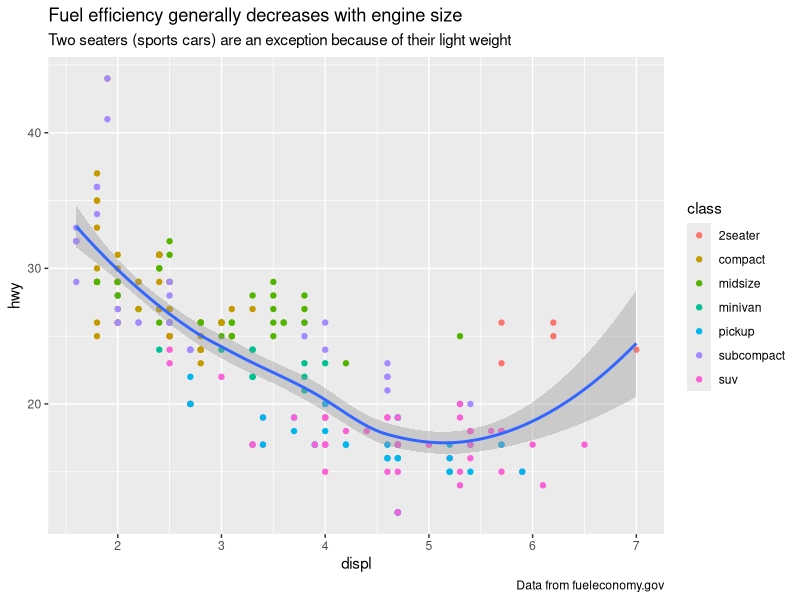
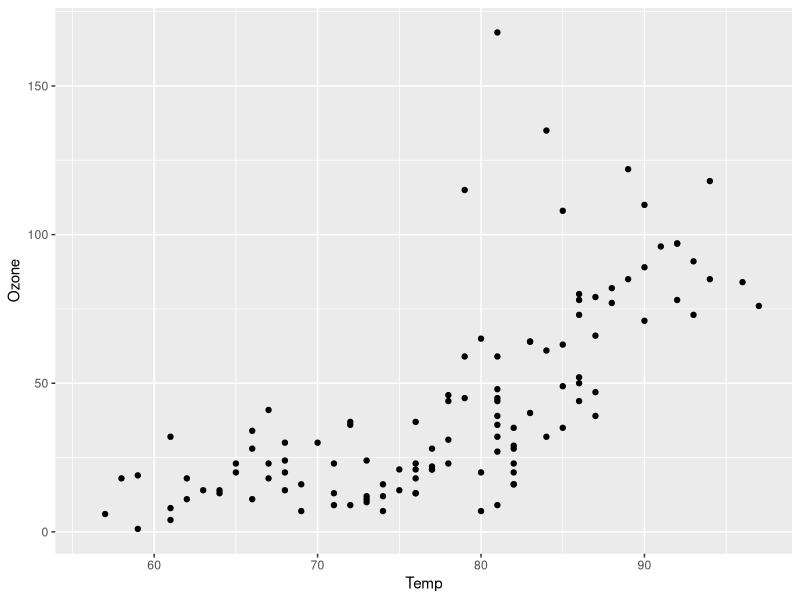
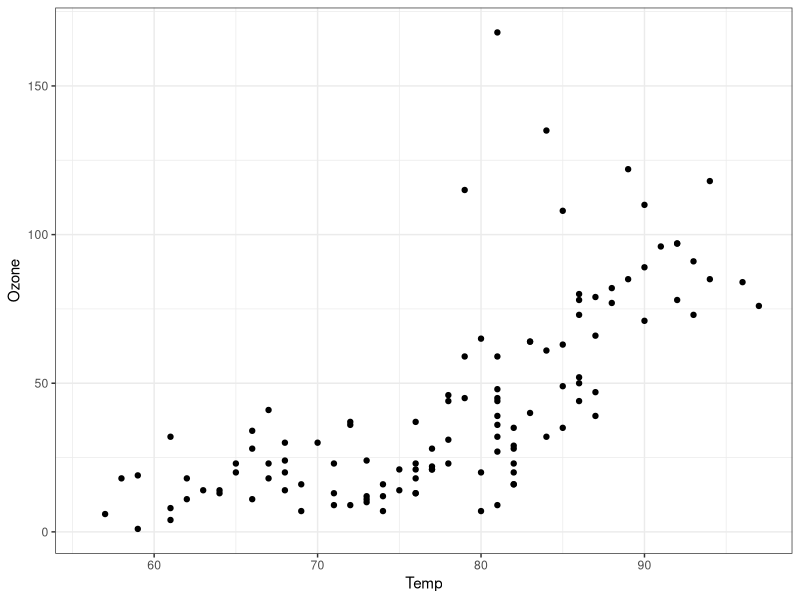
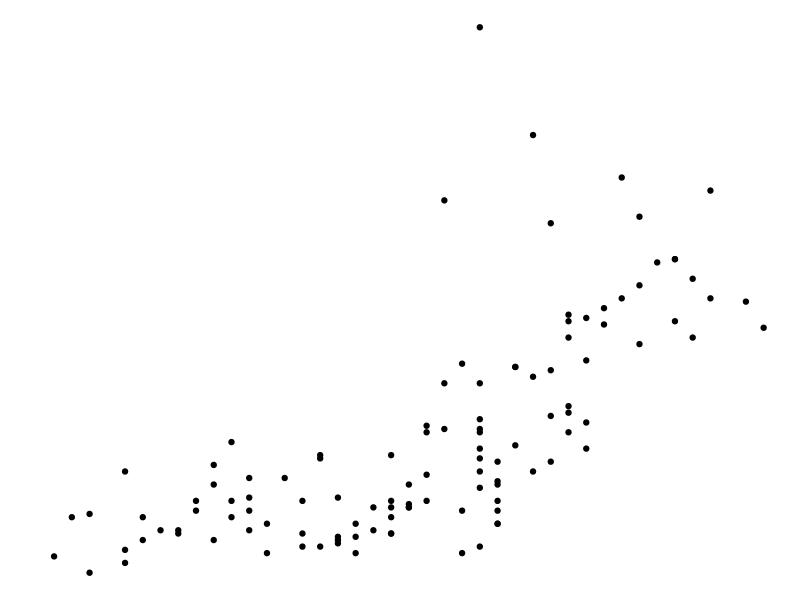
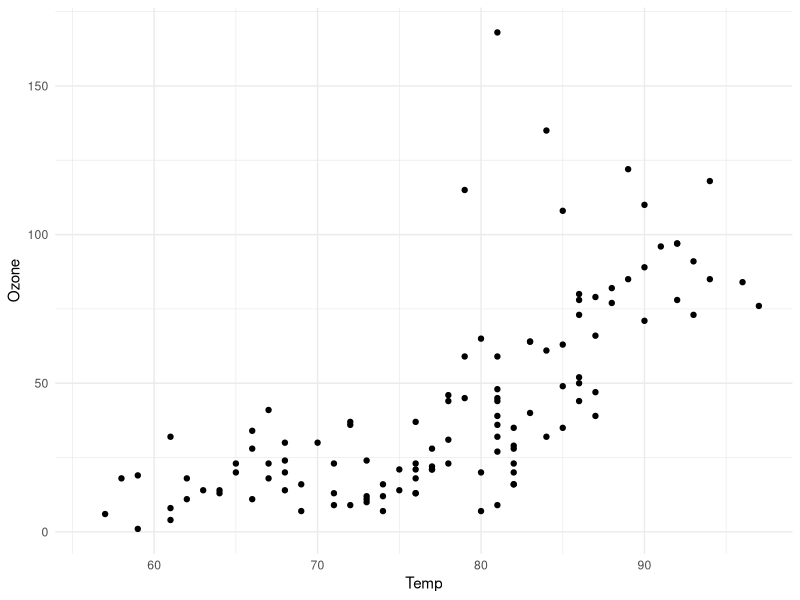
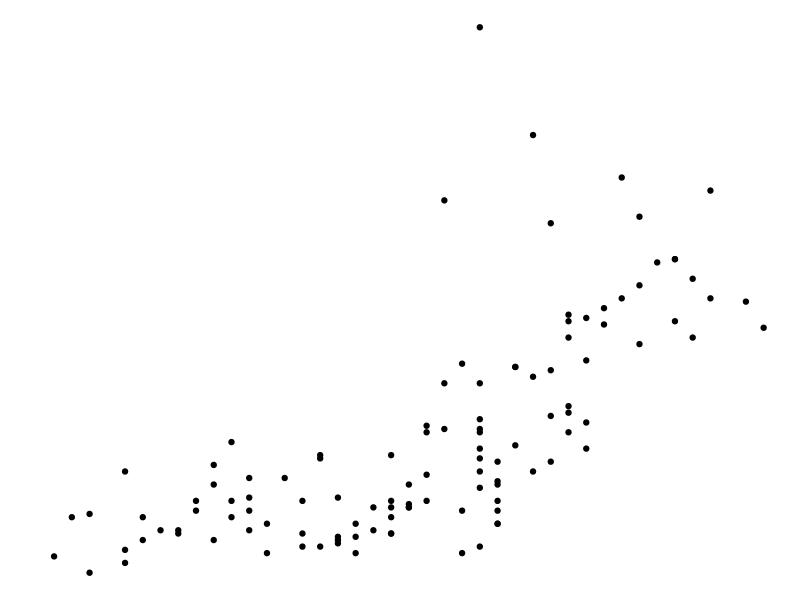
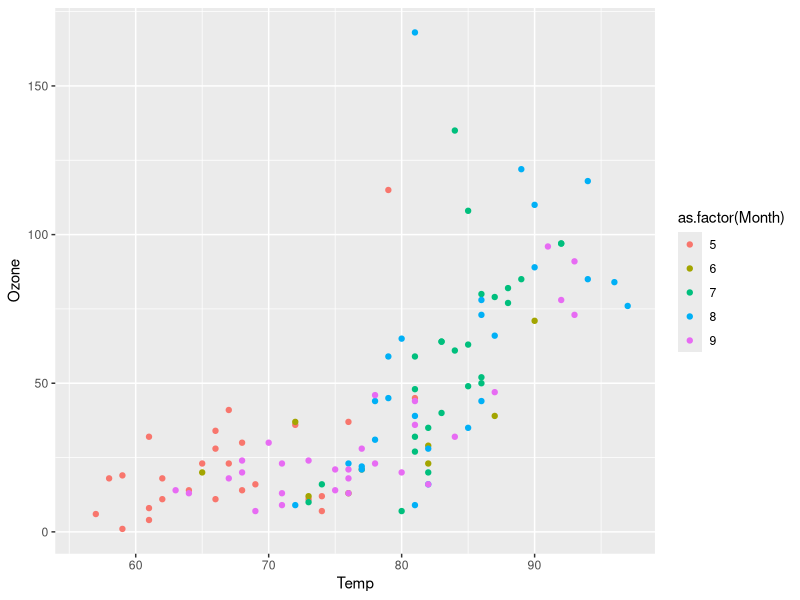
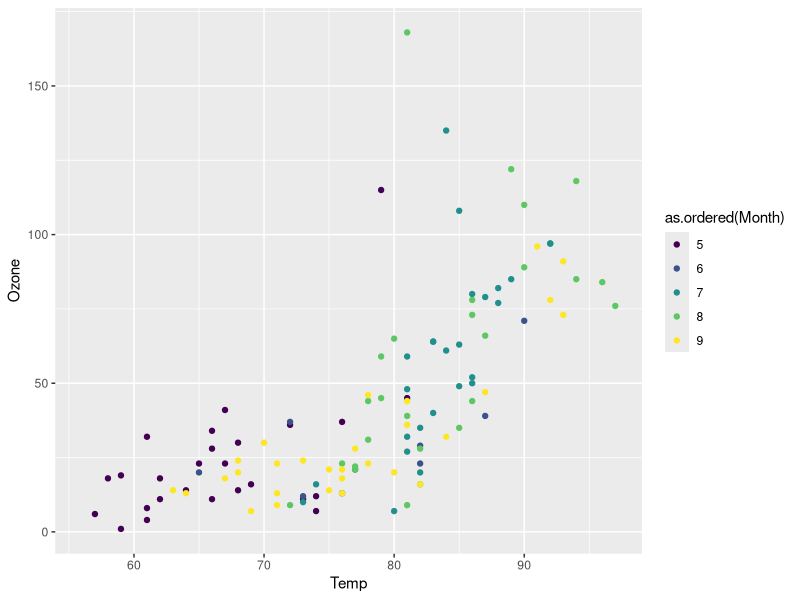

Generate these figures, in order, with R:
## ---- chunk 1
library(ggplot2)
library(magrittr)
options(
  ggplot2.continuous.colour = "viridis",
  ggplot2.continuous.fill = "viridis"
)
## ---- chunk 2
ggplot(mpg, aes(displ, hwy)) +
  geom_point(aes(color = class)) +
  geom_smooth(se = TRUE, method = "loess") +
  labs(
    title = "Fuel efficiency generally decreases with engine size",
    subtitle = "Two seaters (sports cars) are an exception because of their light weight",
    caption = "Data from fueleconomy.gov"
  )
## ---- chunk 3
ls("package:ggplot2", pattern = "^geom_")
## ---- chunk 4
ggplot(airquality, aes(x = Temp, y = Ozone)) + geom_point()
## ---- chunk 5
ls("package:ggplot2", pattern = "^theme_")
## ---- chunk 6
ggplot(airquality, aes(x = Temp, y = Ozone)) + geom_point() + theme_bw()
ggplot(airquality, aes(x = Temp, y = Ozone)) + geom_point() + theme_void()
ggplot(airquality, aes(x = Temp, y = Ozone)) + geom_point() + theme_minimal()
ggplot(airquality, aes(x = Temp, y = Ozone)) + geom_point() + theme_void()
## ---- chunk 7
ls("package:ggplot2", pattern = "^scale_(color|fill)_")
## ---- chunk 8
ggplot(airquality, aes(x = Temp, y = Ozone, color = as.factor(Month))) +
  geom_point(na.rm = TRUE)
ggplot(airquality, aes(x = Temp, y = Ozone, color = as.ordered(Month))) +
  geom_point(na.rm = TRUE)
## ---- chunk 9
ls("package:ggplot2", pattern = "^scale_(x|y)_")
## ---- chunk 10
range(airquality$Temp, na.rm = TRUE)
range(airquality$Ozone, na.rm = TRUE)
ggplot(airquality, aes(x = Temp, y = Ozone)) + 
  geom_point(na.rm = TRUE) +
  scale_x_continuous(breaks = seq(50, 100, 5)) +
  scale_y_continuous(breaks = seq(0, 200, 20))
## ---- chunk 11
ls("package:ggplot2", pattern = "^annotation_")
## ---- chunk 12
ggplot(airquality, aes(x = Temp, y = Ozone)) + 
  geom_point(na.rm = TRUE)
## ---- chunk 13
ggplot(airquality, aes(x = Temp, y = Ozone)) + 
  geom_point(na.rm = TRUE) +
  labs(title = substitute(paste(d *
    bolditalic(x)[italic(t)] == alpha * (theta - bolditalic(x)[italic(t)]) *
    d * italic(t) + lambda * d * italic(B)[italic(t)]), list(lambda = 4)))
## ---- chunk 14
ggplot(airquality) + 
  geom_point(aes(x = Temp, y = Ozone), na.rm = TRUE) + 
  facet_wrap(~ as.ordered(Month))
ggplot(airquality) + 
  geom_point(aes(x = Temp, y = Ozone), na.rm = TRUE) + 
  facet_wrap(~ as.ordered(Month), nrow = 1)
## ---- chunk 15
ls("package:ggplot2", pattern = "^coord_")
## ---- chunk 16
data(diamonds)
str(diamonds)
## ---- chunk 17
ggplot(diamonds, aes(x = carat))
ggplot(diamonds, aes(x = carat, y = price))
ggplot(diamonds, aes(x = carat, color = cut))
ggplot(diamonds, aes(x = carat), color = "steelblue")
## ---- chunk 18
sub_diamonds <- diamonds[sample(1:nrow(diamonds), 1000), ]
ggplot(sub_diamonds, aes(x = carat, y = price)) +
  geom_point()
## ---- chunk 19
ggplot(sub_diamonds, aes(x = carat, y = price)) +
  geom_point(color = "steelblue")
## ---- chunk 20
ggplot(sub_diamonds, aes(x = carat, y = price)) +
  geom_point(color = "steelblue") +
  scale_y_continuous(
    labels = scales::unit_format(unit = "k", scale = 1e-3),
    breaks = seq(0, 20000, 4000)
  )
## ---- chunk 21
ggplot(sub_diamonds, aes(x = carat, y = price, color = cut)) +
  geom_point()
## ---- chunk 22
ggplot(sub_diamonds, aes(x = carat, y = price, group = cut)) +
  geom_point()
## ---- chunk 23
ggplot(sub_diamonds, aes(x = carat, y = price)) +
  geom_point() +
  geom_smooth(method = "lm")
ggplot(sub_diamonds, aes(x = carat, y = price, group = cut)) +
  geom_point() +
  geom_smooth(method = "lm")
## ---- chunk 24
ggplot(sub_diamonds, aes(x = carat, y = price, group = cut)) +
  geom_point() +
  geom_smooth(method = "loess")
## ---- chunk 25
ggplot(sub_diamonds, aes(x = carat, y = price, group = cut)) +
  geom_point() +
  geom_smooth(method = "gam", formula = y ~ s(x, bs = "cs"))
## ---- chunk 26
ggplot(sub_diamonds, aes(x = carat, y = price, group = cut)) +
  geom_point() +
  geom_smooth(method = "gam", formula = y ~ s(x, bs = "cs")) +
  facet_grid(~cut)
ggplot(sub_diamonds, aes(x = carat, y = price, group = cut, color = cut)) +
  geom_point() +
  geom_smooth(method = "gam", formula = y ~ s(x, bs = "cs"))
## ---- chunk 27
ggplot(sub_diamonds, aes(x = carat, y = price)) +
  geom_point() +
  facet_grid(~cut)
## ---- chunk 28
ggplot(sub_diamonds, aes(x = carat, y = price)) +
  geom_point(color = "steelblue") +
  facet_grid(~cut)
## ---- chunk 29
ggplot(sub_diamonds, aes(x = carat, y = price, color = cut)) +
  geom_point() +
  facet_grid(~cut)
## ---- chunk 30
ggplot(sub_diamonds, aes(x = carat, y = price, color = cut)) +
  geom_point(show.legend = FALSE) +
  facet_grid(~cut)
## ---- chunk 31
data(Wheat2, package = "nlme") # Wheat Yield Trials
library(colorspace)
ggplot(Wheat2, aes(longitude, latitude)) +
  geom_point(aes(size = yield, colour = Block)) +
  scale_color_discrete_sequential(palette = "Viridis") +
  scale_x_continuous(breaks = seq(0, 30, 5)) +
  scale_y_continuous(breaks = seq(0, 50, 10))
## ---- chunk 32
ggplot(mtcars, aes(x = hp, y = mpg, color = factor(am))) +
  geom_point()
## ---- chunk 33
dat <- as.data.frame(cbind(rep(1948 + seq(12), each = 12), rep(seq(12), 12), AirPassengers))
colnames(dat) <- c("year", "month", "passengers")

ggplot(data = dat, aes(x = as.factor(year), y = as.factor(month))) +
  stat_sum(aes(size = passengers), colour = "lightblue") +
  scale_size(range = c(1, 10), breaks = seq(100, 650, 50)) +
  labs(x = "Year", y = "Month", colour = "Passengers") +
  theme_minimal()
## ---- chunk 34
data("PlantGrowth")
str(PlantGrowth)
## ---- chunk 35
ggplot(data = PlantGrowth, aes(x = group, y = weight)) + geom_boxplot()
## ---- chunk 36
ggplot(data = PlantGrowth, aes(x = group, y = weight, shape = group)) + geom_jitter()
ggplot(data = PlantGrowth, aes(x = group, y = weight, color = group)) + geom_jitter()
## ---- chunk 37
boxplot(weight ~ group,
  data = PlantGrowth,
  ylab = "Dried weight of plants", col = "lightgray",
  notch = FALSE, varwidth = TRUE
)
## ---- chunk 38
ggplot(diamonds, aes(x = color, y = price, color = cut)) +
  geom_boxplot(show.legend = FALSE) +
  facet_grid(~cut)
## ---- chunk 39
ggplot(diamonds, aes(x = color, y = price, color = cut)) +
  geom_boxplot(show.legend = FALSE) +
  facet_grid(clarity ~ cut)
## ---- chunk 40
ggplot(diamonds, aes(x = cut, y = price, color = cut)) +
  geom_boxplot(show.legend = FALSE) +
  facet_grid(clarity ~ color)
ggplot(diamonds, aes(x = cut, y = price, color = color)) +
  geom_boxplot(show.legend = FALSE) +
  facet_grid(clarity ~ color)
## ---- chunk 41
# 需要映射数据框的两个变量，相当于自己先计算了每类的数量
with(diamonds, table(cut))
cut_df <- as.data.frame(table(diamonds$cut))
ggplot(cut_df, aes(x = Var1, y = Freq)) + geom_bar(stat = "identity")
## ---- chunk 42
ggplot(diamonds, aes(x = cut)) + geom_bar()
## ---- chunk 43
ggplot(diamonds, aes(x = cut)) + geom_bar(stat = "count")
ggplot(diamonds, aes(x = cut, y = ..count..)) + geom_bar()
ggplot(diamonds, aes(x = cut, y = stat(count))) + geom_bar()
## ---- chunk 44
ggplot(diamonds, aes(x = cut, fill = clarity)) + geom_bar()
## ---- chunk 45
ggplot(diamonds, aes(x = color, fill = clarity)) +
  geom_bar() +
  facet_grid(~cut)
## ---- chunk 46
with(diamonds, table(cut, color))
## ---- chunk 47
ggplot(diamonds, aes(x = color, fill = clarity)) +
  geom_bar(position = "fill") +
  facet_grid(~cut)
## ---- chunk 48
ggplot(diamonds, aes(x = color, fill = clarity)) +
  geom_bar(position = "dodge")
## ---- chunk 49
ggplot(diamonds, aes(x = color, fill = clarity)) +
  geom_bar(position = "dodge") +
  facet_grid(rows = vars(cut))
## ---- chunk 50
with(diamonds, table(color, clarity, cut))
## ---- chunk 51
ggplot(economics, aes(date, unemploy)) + geom_line()
## ---- chunk 52
ggplot(diamonds, aes(price)) + geom_histogram(bins = 30)
## ---- chunk 53
ggplot(diamonds, aes(x = price, fill = cut)) + geom_histogram(bins = 30)
## ---- chunk 54
par(mar = c(2.1, 2.1, 1.5, 0.5))
plot(c(50, 350), c(0, 10),
  type = "n", font.main = 1,
  xlab = "", ylab = "", frame.plot = FALSE, axes = FALSE,
  # xlab = "hp", ylab = "Frequency",
  main = paste("Histogram with Base R", paste(rep(" ", 60), collapse = ""))
)
axis(
  side = 1, at = seq(50, 350, 50), labels = seq(50, 350, 50),
  tick = FALSE, las = 1, padj = 0, mgp = c(3, 0.1, 0)
)
axis(
  side = 2, at = seq(0, 10, 2), labels = seq(0, 10, 2),
  # col = "white", 坐标轴的颜色
  # col.ticks 刻度线的颜色
  tick = FALSE, # 取消刻度线
  las = 1, # 水平方向
  hadj = 1, # 右侧对齐
  mgp = c(3, 0.1, 0) # 纵轴边距线设置为 0.1
)
abline(h = seq(0, 10, 2), v = seq(50, 350, 50), col = "gray90", lty = "solid")
abline(h = seq(1, 9, 2), v = seq(75, 325, 50), col = "gray95", lty = "solid")
hist(mtcars$hp,
  col = "#56B4E9", border = "white",
  freq = TRUE, add = TRUE
  # labels = TRUE, axes = TRUE, ylim = c(0, 10.5),
  # xlab = "hp",main = "Histogram with Base R"
)
mtext("hp", 1, line = 1.0)
mtext("Frequency", 2, line = 1.0)

ggplot(mtcars) +
  geom_histogram(aes(x = hp), fill = "#56B4E9", color = "white", breaks = seq(50, 350, 50)) +
  scale_x_continuous(breaks = seq(50, 350, 50)) +
  scale_y_continuous(breaks = seq(0, 12, 2)) +
  labs(x = "hp", y = "Frequency", title = "Histogram with Ggplot2") +
  theme_minimal(base_size = 12)
## ---- chunk 55
ggplot(diamonds, aes(x = cut, y = price)) + geom_boxplot()
ggplot(diamonds, aes(x = cut, y = price)) + geom_violin()
## ---- chunk 56
ggplot(mpg, aes(class, cty)) +
  geom_violin() +
  labs(
    title = "Violin plot",
    subtitle = "City Mileage vs Class of vehicle",
    caption = "Source: mpg",
    x = "Class of Vehicle",
    y = "City Mileage"
  )
## ---- chunk 57
ggplot(mpg, aes(x = class, y = hwy, color = class)) +
  ggbeeswarm::geom_quasirandom()
## ---- chunk 58
ggplot(mpg, aes(x = class, y = hwy, color = class)) + geom_jitter()
## ---- chunk 59
ggplot(iris, aes(x = Species, y = Sepal.Length)) +
  geom_point(aes(fill = Species), size = 5, shape = 21, colour = "grey20") +
  # geom_boxplot(outlier.colour = NA, fill = NA, colour = "grey20") +
  labs(title = "Not Jittered")

ggplot(iris, aes(x = Species, y = Sepal.Length)) +
  geom_point(aes(fill = Species),
    size = 5, shape = 21, colour = "grey20",
    position = position_jitter(width = 0.2, height = 0.1)
  ) +
  # geom_boxplot(outlier.colour = NA, fill = NA, colour = "grey20") +
  labs(title = "Jittered")
## ---- chunk 60
ggplot(sub_diamonds, aes(x = cut, y = price)) + geom_jitter()
## ---- chunk 61
ggplot(sub_diamonds, aes(x = color, y = price, color = color)) +
  geom_jitter() +
  facet_grid(clarity ~ cut)
## ---- chunk 62
ggplot(diamonds, aes(x = color, y = price, color = color)) +
  geom_boxplot() +
  facet_grid(cut ~ clarity)
## ---- chunk 63
ggplot(diamonds, aes(x = color, y = price, color = color)) +
  geom_boxplot() +
  facet_grid(~clarity)
## ---- chunk 64
ggplot(diamonds, aes(x = color, y = price, color = color)) +
  geom_boxplot()
## ---- chunk 65
ggplot(mpg, aes(cty)) +
  geom_density(aes(fill = factor(cyl)), alpha = 0.8) +
  labs(
    title = "Density plot",
    subtitle = "City Mileage Grouped by Number of cylinders",
    caption = "Source: mpg",
    x = "City Mileage",
    fill = "# Cylinders"
  )
## ---- chunk 66
ggplot(diamonds, aes(x = price, fill = cut)) + geom_density()
ggplot(diamonds, aes(x = price, fill = cut)) + geom_density(alpha = 0.5)
## ---- chunk 67
ggplot(diamonds, aes(x = price, fill = cut)) +
  geom_density(position = "stack")
## ---- chunk 68
# You can use position="fill" to produce a conditional density estimate
ggplot(diamonds, aes(carat, stat(count), fill = cut)) +
  geom_density(position = "fill")
## ---- chunk 69
ggplot(diamonds) +
  ggridges::geom_density_ridges(aes(x = price, y = color, fill = color))
## ---- chunk 70
ggplot(diamonds, aes(x = carat, y = price)) +
  geom_density_2d(aes(color = cut)) +
  facet_grid(~cut)
## ---- chunk 71
ggplot(diamonds, aes(x = carat, y = price)) +
  stat_density_2d(aes(fill = stat(nlevel)), geom = "polygon") +
  facet_grid(. ~ cut)
## ---- chunk 72
ggplot(diamonds, aes(x = carat, y = price)) + geom_hex() +
  scale_fill_viridis_c()
## ---- chunk 73
ggplot(diamonds, aes(x = color, fill = clarity)) +
  geom_bar()
ggplot(diamonds, aes(x = color, fill = clarity)) +
  geom_bar() +
  coord_polar()
## ---- chunk 74
# 风玫瑰图 http://blog.csdn.net/Bone_ACE/article/details/47624987
set.seed(2018)
# 随机生成100次风向，并汇集到16个区间内
direction <- cut_interval(runif(100, 0, 360), n = 16)
# 随机生成100次风速，并划分成4种强度
mag <- cut_interval(rgamma(100, 15), 4)
dat <- data.frame(direction = direction, mag = mag)
# 将风向映射到X轴，频数映射到Y轴，风速大小映射到填充色，生成条形图后再转为极坐标形式即可
p <- ggplot(dat, aes(x = direction, y = ..count.., fill = mag))
p + geom_bar(colour = "white") +
  coord_polar() +
  theme(axis.ticks = element_blank(), axis.text.y = element_blank()) +
  labs(x = "", y = "", fill = "Magnitude")
## ---- chunk 75
p + geom_bar(position = "fill") +
  coord_polar() +
  theme(axis.ticks = element_blank(), axis.text.y = element_blank()) +
  labs(x = "", y = "", fill = "Magnitude")
## ---- chunk 76
# 这个图和 Github 的打码图一样的
# 展示每日变化情况
library(ggplot2)
library(ggthemes)
library(data.table)

week.abb <- c("Mon", "Tue", "Wed", "Thu", "Fri", "Sat", "Sun")
month.abb <- c(
  "Jan", "Feb", "Mar", "Apr", "May", "Jun",
  "Jul", "Aug", "Sep", "Oct", "Nov", "Dec"
)

rides <- data.frame(date = seq.Date(
  from = as.Date("2016-04-04"),
  to = as.Date("2019-11-09"), by = "day"
))

rides$year <- year(rides$date)
rides$week <- week(rides$date)
rides$weekdays <- factor(wday(rides$date), labels = week.abb)
rides$N <- sample(1:40, dim(rides)[1], replace = TRUE)

ggplot(rides, aes(x = week, y = weekdays, fill = N)) +
  scale_fill_viridis_c(name = "Divvy Rides", option = "C", limits = c(0, max(rides$N))) +
  geom_tile(color = "white", size = 0.4) +
  facet_wrap("year", ncol = 1) +
  scale_x_continuous(expand = c(0, 0), breaks = seq(1, 52, length = 12), labels = month.abb) +
  theme_tufte()
## ---- chunk 77
xfun::session_info(
  packages = c(
    "ggplot2", "magrittr", "colorspace",
    "nlme", "mgcv", "ggbeeswarm", "ggridges", "hexbin"
  )
)
